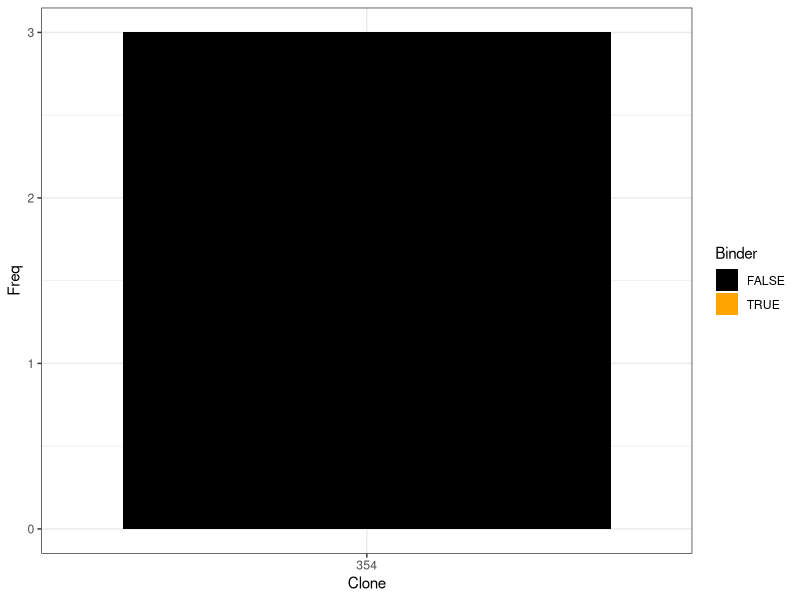
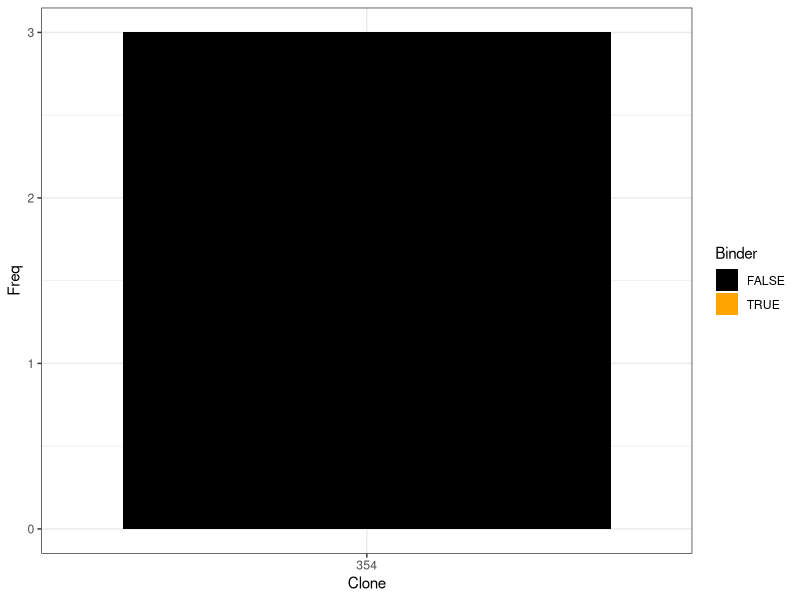

Recreate these plots in R, in order.
#Here, we are going to make a chart showing the intraclonal binding consistency, 
#motivating why we later define all cells from each clone as either binders or
#non-bnders depending on if one cell has shown to be a binder or not. 
#first_clonal_selection <- read.csv("../External/data/20220426 BCR_selected_db_with exclusions_light chains-used_for_intraclonal_consistency.csv")

original_selection <- read.csv("Data/BCR_auxiliaries/Originally_selected_BCRs.csv")[,1]
BCR_all <- read.csv( "Data/BCR_database_versions/7_Subclones_included.csv")

#Now we zoom in
clonal1166Sel <- BCR_all[which(BCR_all$Sample == "1166_1" & 
                                BCR_all$Clonal &
                                   BCR_all$CELL %in% original_selection &
                                   BCR_all$LOCUS == "H"),]

#Here, we zoom in even further, only considering the clones with more than 
#one member:
isCloneLargeTested <- unlist(lapply(split(clonal1166Sel$HamClone, clonal1166Sel$HamClone), 
                                    function(x){
                                        if(length(x) > 1){
                                            TRUE
                                        } else {
                                            FALSE
                                        }
                                    }))

largeTested <- names(isCloneLargeTested)[which(isCloneLargeTested)]

BCRLargeTested <- clonal1166Sel[which(clonal1166Sel$HamClone %in% largeTested),]

#After creating this, it turns out that we lose clone 354, that was originally tested. 
#unclear why it is not registered as such. 
BCRLargeTested <- rbind(BCRLargeTested, BCR_all[which(BCR_all$HamClone == "354" &
                                                          BCR_all$LOCUS == "H"),])
table(BCRLargeTested$HamClone, BCRLargeTested$Specific)
BCRLargeTested$Specific <- factor(BCRLargeTested$Specific, levels = c("FALSE", "TRUE"))

testTab <- data.frame(table(BCRLargeTested$HamClone, BCRLargeTested$Specific))
colnames(testTab) <- c("Clone", "Binder", "Freq")
library(ggplot2)
ggplot(testTab, aes(fill=Binder, y=Freq, x=Clone)) + 
    geom_bar(position="stack", stat="identity") + scale_fill_manual(values = c("black", "orange"))+
    theme_bw()
ggsave("Results/Figure_1_plots/Specificity_per_clone.pdf", width = 6, height = 4)


